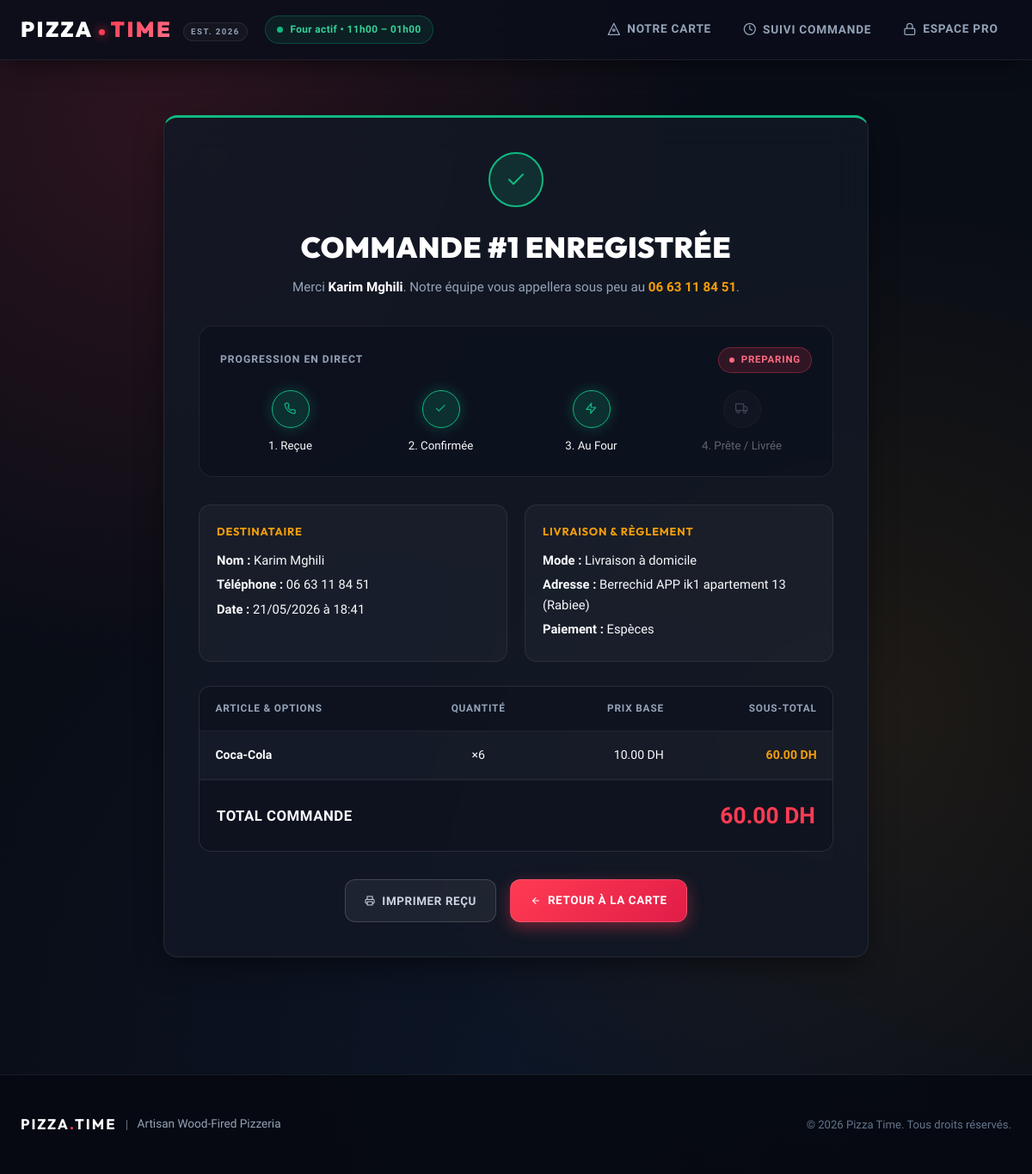
/order_success/1, run on the app's committed database.
### models.py (models this page shows, shortened)
class Commande(db.Model):
    id = db.Column(db.Integer, primary_key=True)
    client_id = db.Column(db.Integer, db.ForeignKey('client.id'), nullable=False)
    status = db.Column(db.String(20), default='New')  # 'New', 'Confirmed', 'Preparing', 'Done', 'Cancelled'
    order_type = db.Column(db.String(20))  # 'Delivery', 'Pickup'
    total_price = db.Column(db.Float, nullable=False)
    created_at = db.Column(db.DateTime, default=datetime.utcnow)
    items = db.relationship('OrderItem', backref='commande', lazy=True, cascade='all, delete-orphan')
    payment = db.relationship('Paiement', backref='commande', uselist=False, cascade='all, delete-orphan')
    delivery_info = db.relationship('PizzaLivraison', backref='commande', uselist=False, cascade='all, delete-orphan')
    facture = db.relationship('Facture', backref='commande', uselist=False, cascade='all, delete-orphan')

class Client(db.Model):
    id = db.Column(db.Integer, primary_key=True)
    user_id = db.Column(db.Integer, db.ForeignKey('user.id'), nullable=False)
    full_name = db.Column(db.String(100))
    phone = db.Column(db.String(20))
    address = db.Column(db.String(200))
    orders = db.relationship('Commande', backref='client', lazy=True, order_by='Commande.created_at.desc()')

class PizzaLivraison(db.Model):
    id = db.Column(db.Integer, primary_key=True)
    commande_id = db.Column(db.Integer, db.ForeignKey('commande.id'), nullable=False)
    address = db.Column(db.String(255), nullable=False)
    neighborhood = db.Column(db.String(100))
    delivery_fee = db.Column(db.Float, default=0.0)

class Paiement(db.Model):
    id = db.Column(db.Integer, primary_key=True)
    commande_id = db.Column(db.Integer, db.ForeignKey('commande.id'), nullable=False)
    amount = db.Column(db.Float, nullable=False)
    method = db.Column(db.String(20))  # 'Cash', 'Card'
    timestamp = db.Column(db.DateTime, default=datetime.utcnow)
    cash_details = db.relationship('Cash', backref='paiement', uselist=False, cascade='all, delete-orphan')

class OrderItem(db.Model):
    id = db.Column(db.Integer, primary_key=True)
    commande_id = db.Column(db.Integer, db.ForeignKey('commande.id'), nullable=False)
    pizza_id = db.Column(db.Integer, db.ForeignKey('pizza.id'), nullable=False)
    quantity = db.Column(db.Integer, default=1)
    customizations = db.Column(db.String(200))

class Pizza(db.Model):
    id = db.Column(db.Integer, primary_key=True)
    name = db.Column(db.String(100), nullable=False)
    description = db.Column(db.Text)
    category = db.Column(db.String(50), default='Pizza')  # 'Top Offre', 'Pizza', 'Dessert', 'Boisson'
    photo_url = db.Column(db.String(200))
    base_price = db.Column(db.Float, nullable=False)
    is_available = db.Column(db.Boolean, default=True)
    order_items = db.relationship('OrderItem', backref='pizza', lazy=True)

### app.py (the view)
@app.route('/order_success/<int:order_id>')
def order_success(order_id):
    order = db.get_or_404(Commande, order_id)
    return render_template('customer/order_success.html', order=order)

### templates/customer/order_success.html (shortened to what this page needs)
{% extends "base.html" %}
{% block content %}
<div class="card" style="max-width: 820px; margin: 2rem auto; border-top: 3px solid var(--success); padding: 2.5rem;">
    <div style="text-align: center; margin-bottom: 2rem;">
        <div style="width: 64px; height: 64px; border-radius: 50%; background: rgba(16, 185, 129, 0.15); border: 2px solid var(--success); display: inline-flex; align-items: center; justify-content: center; color: var(--success); margin-bottom: 1.25rem;">
            <svg class="icon icon-lg" viewBox="0 0 24 24"><polyline points="20 6 9 17 4 12"></polyline></svg>
        </div>
        <h1 style="margin: 0; font-size: 2.1rem; color: #fff; letter-spacing: 0.5px;">Commande #{{ order.id }} Enregistrée</h1>
        <p style="color: var(--text-muted); margin: 0.5rem 0 0; font-size: 0.95rem;">
            Merci <strong style="color: #fff;">{{ order.client.full_name }}</strong>. Notre équipe vous appellera sous peu au <strong style="color: var(--accent-color);">{{ order.client.phone }}</strong>.
        </p>
    </div>
    <div class="no-print" style="background: rgba(12, 17, 29, 0.7); border: 1px solid var(--border-subtle); border-radius: 16px; padding: 1.5rem; margin-bottom: 2rem;">
        <div style="display: flex; justify-content: space-between; align-items: center; margin-bottom: 1.25rem;">
            <span style="font-size: 0.76rem; text-transform: uppercase; letter-spacing: 1px; color: var(--text-muted); font-weight: 800;">Progression en Direct</span>
            <span id="live-status-badge" class="status-badge status-{{ order.status }}">{{ order.status }}</span>
        </div>
        <div style="display: grid; grid-template-columns: repeat(4, 1fr); gap: 0.75rem; text-align: center;">
            <div id="step-New" class="tracker-step">
                <div class="step-dot">
                </div>
                <small>1. Reçue</small>
            </div>
            <div id="step-Confirmed" class="tracker-step">
                <div class="step-dot">
                    <svg class="icon icon-sm" viewBox="0 0 24 24"><polyline points="20 6 9 17 4 12"></polyline></svg>
                </div>
                <small>2. Confirmée</small>
            </div>
            <div id="step-Preparing" class="tracker-step">
                <div class="step-dot">
                    <svg class="icon icon-sm" viewBox="0 0 24 24"><polygon points="13 2 3 14 12 14 11 22 21 10 12 10 13 2"></polygon></svg>
                </div>
                <small>3. Au Four</small>
            </div>
            <div id="step-Done" class="tracker-step">
                <div class="step-dot">
                    <svg class="icon icon-sm" viewBox="0 0 24 24"><rect x="1" y="3" width="15" height="13"></rect><polygon points="16 8 20 8 23 11 23 16 16 16 16 8"></polygon><circle cx="5.5" cy="18.5" r="2.5"></circle><circle cx="18.5" cy="18.5" r="2.5"></circle></svg>
                </div>
                <small>4. Prête / Livrée</small>
            </div>
        </div>
    </div>
    <div style="display: grid; grid-template-columns: repeat(auto-fit, minmax(240px, 1fr)); gap: 1.25rem; margin-bottom: 1.75rem;">
        <div style="background: rgba(255,255,255,0.03); padding: 1.25rem; border-radius: 14px; border: 1px solid var(--border-subtle);">
            <h4 style="margin: 0 0 0.75rem; color: var(--accent-color); font-size: 0.8rem; text-transform: uppercase; letter-spacing: 0.8px;">Destinataire</h4>
            <p style="margin: 0.3rem 0; font-size: 0.92rem;"><strong>Nom :</strong> {{ order.client.full_name }}</p>
            <p style="margin: 0.3rem 0; font-size: 0.92rem;"><strong>Téléphone :</strong> {{ order.client.phone }}</p>
            <p style="margin: 0.3rem 0; font-size: 0.92rem;"><strong>Date :</strong> {{ order.created_at.strftime('%d/%m/%Y à %H:%M') }}</p>
        </div>
        <div style="background: rgba(255,255,255,0.03); padding: 1.25rem; border-radius: 14px; border: 1px solid var(--border-subtle);">
            <h4 style="margin: 0 0 0.75rem; color: var(--accent-color); font-size: 0.8rem; text-transform: uppercase; letter-spacing: 0.8px;">Livraison & Règlement</h4>
            <p style="margin: 0.3rem 0; font-size: 0.92rem;"><strong>Mode :</strong> {{ 'Livraison à domicile' if order.order_type == 'Delivery' else 'Retrait au restaurant' }}</p>
            {% if order.order_type == 'Delivery' and order.delivery_info %}
            <p style="margin: 0.3rem 0; font-size: 0.92rem;"><strong>Adresse :</strong> {{ order.delivery_info.address }} ({{ order.delivery_info.neighborhood or 'Standard' }})</p>
            {% endif %}
            <p style="margin: 0.3rem 0; font-size: 0.92rem;"><strong>Paiement :</strong> {{ 'Espèces' if (order.payment and order.payment.method == 'Cash') else 'Carte Bancaire' }}</p>
        </div>
    </div>
    <div style="background: rgba(255,255,255,0.02); border: 1px solid var(--border-subtle); border-radius: 14px; overflow: hidden; margin-bottom: 2rem;">
        <table class="data-table">
            <thead>
                <tr>
                    <th>Article & Options</th>
                    <th style="text-align: center;">Quantité</th>
                    <th style="text-align: right;">Prix Base</th>
                    <th style="text-align: right;">Sous-total</th>
                </tr>
            </thead>
            <tbody>
                {% for item in order.items %}
                <tr>
                    <td>
                        <div style="font-weight: 700; color: #fff;">{{ item.pizza.name if item.pizza else 'Article #' ~ item.pizza_id }}</div>
                    </td>
                    <td style="text-align: center;">×{{ item.quantity }}</td>
                    <td style="text-align: right;">{{ "%.2f"|format(item.pizza.base_price) if item.pizza else '-' }} DH</td>
                    <td style="text-align: right; font-weight: 700; color: var(--accent-color);">
                        {{ "%.2f"|format(item.pizza.base_price * item.quantity) if item.pizza else '-' }} DH
                    </td>
                </tr>
                {% endfor %}
            </tbody>
        </table>
        <div style="padding: 1.25rem; background: rgba(12, 17, 29, 0.7); border-top: 1px solid var(--border-subtle); display: flex; justify-content: space-between; align-items: center;">
            <span style="font-weight: 800; font-size: 1.05rem; letter-spacing: 0.5px;">TOTAL COMMANDE</span>
            <span style="font-size: 1.65rem; font-weight: 900; color: var(--primary-color);">{{ "%.2f"|format(order.total_price) }} DH</span>
        </div>
    </div>
    <div class="no-print" style="display: flex; justify-content: center; gap: 1rem; flex-wrap: wrap;">
        <button type="button" onclick="window.print()" class="btn-secondary">
            <svg class="icon icon-sm" viewBox="0 0 24 24"><polyline points="6 9 6 2 18 2 18 9"></polyline><path d="M6 18H4a2 2 0 0 1-2-2v-5a2 2 0 0 1 2-2h16a2 2 0 0 1 2 2v5a2 2 0 0 1-2 2h-2"></path><rect x="6" y="14" width="12" height="8"></rect></svg>
            <span>Imprimer Reçu</span>
        </button>
        <a href="{{ url_for('boutique') }}" class="btn">
            <svg class="icon icon-sm" viewBox="0 0 24 24"><line x1="19" y1="12" x2="5" y2="12"></line><polyline points="12 19 5 12 12 5"></polyline></svg>
            <span>Retour à la Carte</span>
        </a>
    </div>
</div>
{% endblock %}

### static/css/style.css (style rules this page uses)
:root { --primary-color: #ff3b53; --primary-hover: #ff1f3d; --primary-glow: rgba(255, 59, 83, 0.4); --secondary-color: #0f1523; --surface-card: rgba(18, 24, 38, 0.84); --surface-elevated: rgba(25, 33, 52, 0.96); --surface-glass: rgba(255, 255, 255, 0.04); --accent-color: #f59e0b; --accent-glow: rgba(245, 158, 11, 0.35); --bg-dark: #090d16; --border-subtle: rgba(255, 255, 255, 0.08); --border-medium: rgba(255, 255, 255, 0.16); --border-glow: rgba(255, 59, 83, 0.35); --text-main: #f8fafc; --text-light: #f8fafc; --text-muted: #94a3b8; --text-subtle: #64748b; --success: #10b981; --warning: #f59e0b; --danger: #ef4444; --info: #3b82f6; --shadow-sm: 0 4px 14px rgba(0, 0, 0, 0.35); --shadow-md: 0 12px 36px -8px rgba(0, 0, 0, 0.6); --shadow-lg: 0 24px 60px -12px rgba(0, 0, 0, 0.75); --shadow-glow: 0 0 25px rgba(255, 59, 83, 0.25); --radius-sm: 10px; --radius-md: 16px; --radius-lg: 24px; }
*, *::before, *::after { box-sizing: border-box; }
html { scroll-behavior: smooth; }
body { font-family: 'Plus Jakarta Sans', -apple-system, BlinkMacSystemFont, 'Segoe UI', Roboto, sans-serif; background-color: var(--bg-dark); background-image: radial-gradient(circle at 15% 10%, rgba(255, 59, 83, 0.14) 0%, transparent 40%), radial-gradient(circle at 85% 60%, rgba(245, 158, 11, 0.09) 0%, transparent 45%), radial-gradient(circle at 50% 90%, rgba(59, 130, 246, 0.07) 0%, transparent 50%), linear-gradient(180deg, rgba(9, 13, 22, 0.82) 0%, rgba(9, 13, 22, 0.94) 100%), url('../img/Backgound.png'); background-size: cover; background-attachment: fixed; background-position: center; color: var(--text-light); margin: 0; line-height: 1.6; min-height: 100vh; display: flex; flex-direction: column; overflow-x: hidden; }
.icon { display: inline-flex; align-items: center; justify-content: center; width: 1.15em; height: 1.15em; vertical-align: -0.15em; fill: none; stroke: currentColor; stroke-width: 2; stroke-linecap: round; stroke-linejoin: round; flex-shrink: 0; }
.icon-sm { width: 0.9em; height: 0.9em; }
.icon-lg { width: 1.5em; height: 1.5em; }
h1, h2, h3, h4 { font-family: 'Outfit', sans-serif; letter-spacing: 0.5px; color: var(--text-light); margin-top: 0; }
h1 { font-size: clamp(2rem, 4vw, 3.2rem); text-align: center; margin: 1.5rem 0 1.25rem; color: #ffffff; text-transform: uppercase; font-weight: 900; letter-spacing: 2px; }
.card, .form-container { background: var(--surface-card); backdrop-filter: blur(20px); -webkit-backdrop-filter: blur(20px); color: var(--text-light); padding: 1.75rem; border-radius: var(--radius-md); box-shadow: var(--shadow-md); border: 1px solid var(--border-subtle); transition: transform 0.26s ease, border-color 0.26s ease, box-shadow 0.26s ease; }
button, .btn { background: linear-gradient(135deg, var(--primary-color), #e11d48); color: white; border: 1px solid rgba(255, 255, 255, 0.15); padding: 0.82rem 1.4rem; border-radius: 12px; cursor: pointer; font-family: inherit; font-weight: 700; text-transform: uppercase; letter-spacing: 0.6px; font-size: 0.84rem; box-shadow: 0 6px 18px var(--primary-glow); transition: all 0.22s cubic-bezier(0.16, 1, 0.3, 1); display: inline-flex; align-items: center; justify-content: center; gap: 0.5rem; text-decoration: none; }
.btn-secondary { background: rgba(255, 255, 255, 0.06); border: 1px solid var(--border-medium); box-shadow: none; color: #cbd5e1; }
.status-badge { display: inline-flex; align-items: center; gap: 0.45rem; padding: 0.3rem 0.75rem; border-radius: 999px; font-size: 0.72rem; font-weight: 800; text-transform: uppercase; letter-spacing: 0.8px; white-space: nowrap; }
.status-badge::before { content: ''; display: inline-block; width: 6px; height: 6px; border-radius: 50%; background: currentColor; }
.status-Preparing { background: rgba(255, 59, 83, 0.15); color: #ff6b81; border: 1px solid rgba(255, 59, 83, 0.35); }
.data-table { width: 100%; border-collapse: collapse; text-align: left; font-size: 0.88rem; }
.data-table thead tr { background: rgba(12, 17, 29, 0.7); color: var(--text-muted); font-size: 0.74rem; text-transform: uppercase; letter-spacing: 0.8px; border-bottom: 1px solid var(--border-subtle); }
.data-table th, .data-table td { padding: 1rem 1.15rem; vertical-align: middle; }
.data-table tbody tr { border-bottom: 1px solid rgba(255, 255, 255, 0.04); transition: background 0.2s ease; }

### data on the page
Commande: id "1", created_at "21/05/2026 à 18:41", order_type "Livraison à domicile", total_price "60.00"
Client: client.full_name "Karim Mghili", client.phone "06 63 11 84 51"
PizzaLivraison: delivery_info.address "Berrechid APP ik1 apartement 13", delivery_info "Rabiee"
Paiement: method "Espèces"
OrderItem: pizza "Coca-Cola", quantity "6"
Pizza: base_price "10.00", base_price.quantity "60.00"
